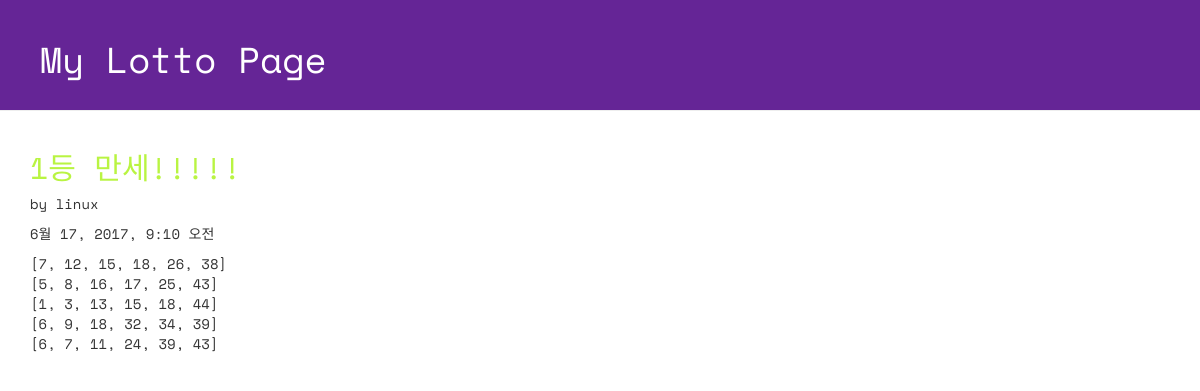
Screenshot of /lotto/1/detail/ with the database file from the repository.
### lotto/models.py (models this page shows, shortened)
class GuessNumbers(models.Model):
    name = models.CharField(max_length = 24)
    lottos = models.CharField(max_length = 255, default = '[1,2,3,4,5,6]')
    text =  models.CharField(max_length = 255)
    num_lotto = models.IntegerField(default = 5)
    update_date = models.DateTimeField()

### lotto/views.py (the view)
# urls.py: url(r'^lotto/(?P<lottokey>[0-9]+)/detail/$', views.detail, name='detail'),
def detail(request, lottokey):
    lotto = GuessNumbers.objects.get(pk = lottokey)
    return render(request, "lotto/detail.html", {"lotto": lotto})

### lotto/templates/lotto/detail.html (shortened to what this page needs)
<!DOCTYPE html>
{% load staticfiles %}
<html lang="ko">
<head>
  <link rel="stylesheet" href="//maxcdn.bootstrapcdn.com/bootstrap/3.2.0/css/bootstrap.min.css">
  <link rel="stylesheet" href="//maxcdn.bootstrapcdn.com/bootstrap/3.2.0/css/bootstrap-theme.min.css">
  <link rel="stylesheet" href="{% static 'css/lotto.css'%}">
</head>
<body>
  <div class="page-header">
  <h1>My Lotto Page</h1>
  </div>
  <div class="container lotto">
    <h2>{{lotto.text}}</h2>
    <p> by {{lotto.name}}</p>
    <p> {{lotto.update_date}}</p>
    <p> {{lotto.lottos|linebreaksbr}}</p>
  </div>
</body>
</html>

### lotto/static/css/lotto.css (style rules this page uses)
.page-header { background-color: #652596; margin-top: 0; padding: 20px 20px 20px 40px; font-family: 'Space Mono', monospace; }
.page-header h1 { color: #FFFFFF; }
.container { font-family: 'Space Mono', monospace; }
.container h2 { color: #b9f442; }

### rows the page displays
GuessNumbers: text "1등 만세!!!!!", name "linux", update_date "6월 17, 2017, 9:10 오전", lottos "[7, 12, 15, 18, 26, 38] [5, 8, 16, 17, 25, 43] [1, 3, 13, 15, 18, 44] [6, 9, 18, 32, 34, 39] [6, 7, 11, 24, 39, 43]"
